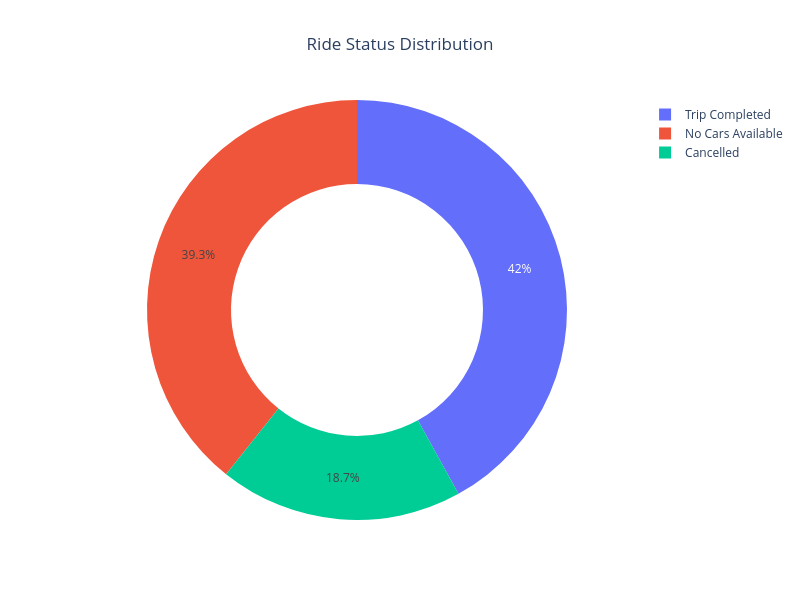

Write notebook code for a chart like this one.
### Code cell
status_count = df['Status'].value_counts().reset_index()
status_count.columns = ['Status', 'Count']

fig = px.pie(
    status_count,
    names='Status',
    values='Count',
    hole=0.6,
    title='Ride Status Distribution'
)

fig.update_layout(
    title_x=0.5,
    width=800,
    height=600
)

fig.show()

### Figure 1 — Plotly figure (JSON) as saved in the notebook; plotly's stock layout.template omitted (floating-point values rounded to 4 significant figures)
{"data": [{"domain": {"x": [0, 1], "y": [0, 1]}, "hole": 0.6, "hovertemplate": "Status=%{label}<br>Count=%{value}<extra></extra>", "labels": ["Trip Completed", "No Cars Available", "Cancelled"], "legendgroup": "", "name": "", "showlegend": true, "type": "pie", "values": [2831, 2650, 1264]}], "layout": {"height": 600, "legend": {"tracegroupgap": 0}, "title": {"text": "Ride Status Distribution", "x": 0.5}, "width": 800}}
